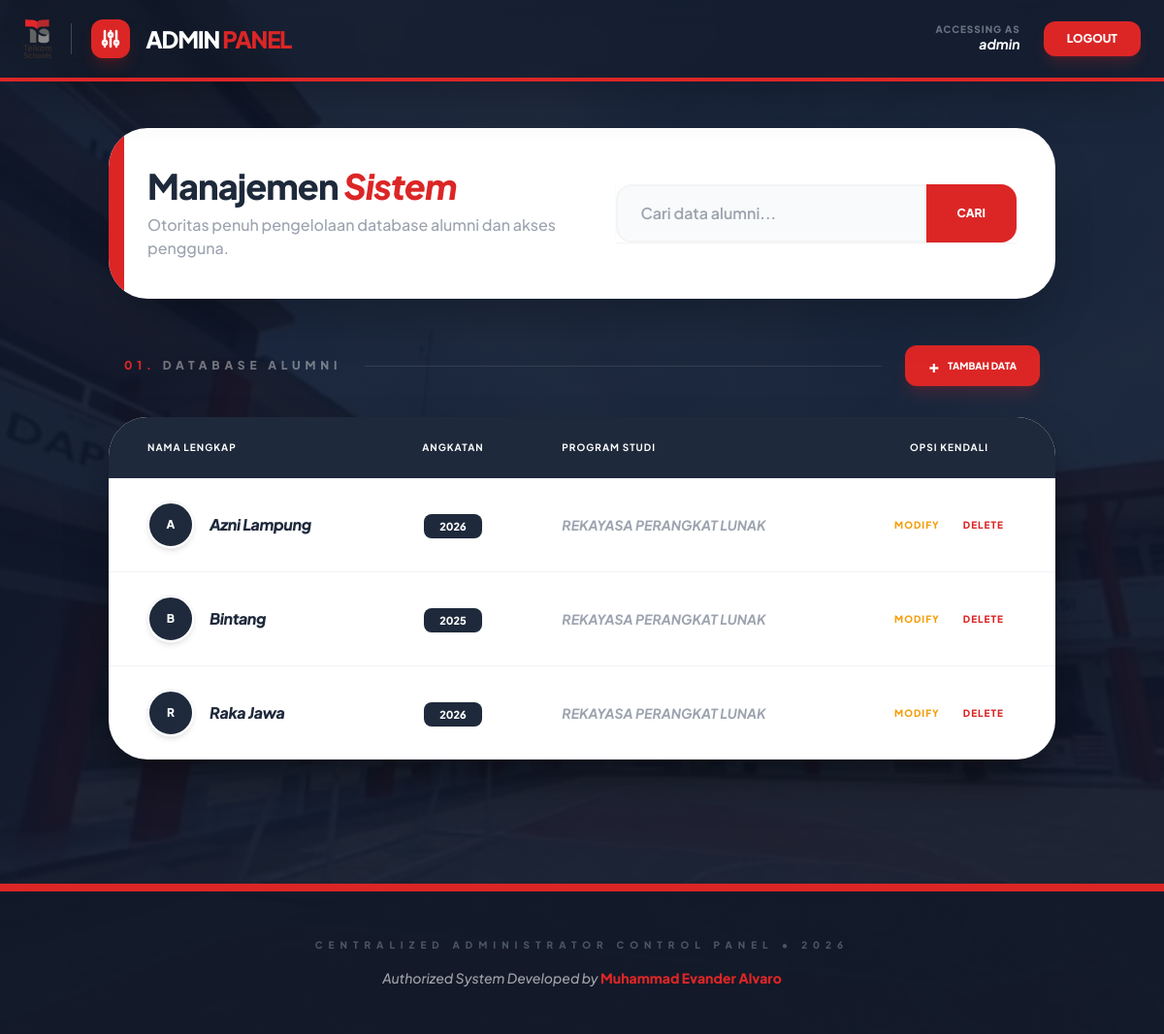
The page /dashboard_admin.php (signed in) on the database its author committed.
### tables this page shows
CREATE TABLE `alumni` (
  `id_alumni` int NOT NULL,
  `nama` varchar(50) NOT NULL,
  `angkatan` int NOT NULL,
  `jurusan` varchar(50) NOT NULL
);

### dashboard_admin.php (the view, shortened to what this page needs)
<?php
include 'koneksi.php';
$role_user      = $_SESSION['role'];
$username_login = $_SESSION['nama'] ?? $_SESSION['username'] ?? 'Admin';
$id_login       = $_SESSION['id_alumni'] ?? 0;
$keyword = "";
if (isset($_GET['search']) && !empty($_GET['search'])) {
    $keyword = mysqli_real_escape_string($koneksi, $_GET['search']);
    $query_alumni = "SELECT * FROM alumni WHERE
                     nama LIKE '%$keyword%' OR
                     angkatan LIKE '%$keyword%' OR
                     jurusan LIKE '%$keyword%'
                     ORDER BY nama ASC";
} else {
    $query_alumni = "SELECT * FROM alumni ORDER BY nama ASC";
}
$data_alumni = mysqli_query($koneksi, $query_alumni);
?>
<!DOCTYPE html>
<html lang="id">
<head>
    <script src="https://cdn.tailwindcss.com"></script>
</head>
<body class="bg-pro-dark flex flex-col min-h-screen antialiased">
    <nav class="bg-gray-900/50 backdrop-blur-md border-b-4 border-red-600 sticky top-0 z-50 shadow-2xl">
        <div class="max-w-7xl mx-auto px-6">
            <div class="flex justify-between h-20">
                <div class="flex items-center gap-4">
                    <img src="logo.png" alt="Logo Telkom" class="h-10 w-auto object-contain">
                    <div class="bg-red-600 p-2 rounded-xl shadow-lg shadow-red-900/40">
                        <svg class="w-6 h-6 text-white" fill="none" stroke="currentColor" viewBox="0 0 24 24">
                            <path stroke-linecap="round" stroke-linejoin="round" stroke-width="2.5" d="M12 6V4m0 2a2 2 0 100 4m0-4a2 2 0 110 4m-6 8a2 2 0 100-4m0 4a2 2 0 110-4m0 4v2m0-6V4m6 6v10m6-2a2 2 0 100-4m0 4a2 2 0 110-4m0 4v2m0-6V4"></path>
                        </svg>
                    </div>
                    <span class="text-white text-2xl font-black tracking-tighter uppercase">
                        <?= htmlspecialchars($role_user); ?> <span class="text-red-600">PANEL</span>
                    </span>
                </div>
                <div class="flex items-center space-x-6">
                    <div class="text-right hidden sm:block">
                        <p class="text-gray-500 text-[10px] uppercase font-black tracking-widest leading-none">Accessing as</p>
                        <p class="text-white font-bold italic text-sm"><?= htmlspecialchars($username_login); ?></p>
                    </div>
                    <a href="logout.php" class="bg-red-600 text-white px-6 py-2.5 rounded-xl font-black hover:bg-red-700 transition-all text-xs uppercase shadow-lg shadow-red-600/20 active:scale-95">Logout</a>
                </div>
            </div>
        </div>
    </nav>
    <div class="flex-grow container mx-auto px-6 py-12">
        <div class="bg-white rounded-[2.5rem] shadow-2xl p-10 relative overflow-hidden mb-12 flex flex-col md:flex-row justify-between items-center gap-8">
            <div class="absolute left-0 top-0 bottom-0 w-4 bg-red-600"></div>
            <div>
                <h1 class="text-4xl font-extrabold text-[#1e293b] tracking-tight">Manajemen <span class="text-red-600 italic">Sistem</span></h1>
                <p class="text-gray-400 mt-2 font-medium">Otoritas penuh pengelolaan database alumni dan akses pengguna.</p>
            </div>
            <form action="" method="GET" class="flex w-full md:w-auto shadow-sm">
                <input type="text" name="search" value="<?= htmlspecialchars($keyword); ?>" placeholder="Cari data alumni..."
                       class="w-full md:w-80 px-6 py-4 bg-gray-50 border-2 border-gray-100 rounded-l-2xl focus:outline-none focus:border-red-600 transition-all font-semibold text-gray-700">
                <button type="submit" class="bg-red-600 text-white px-8 py-4 rounded-r-2xl hover:bg-red-700 font-black uppercase text-xs transition-all">Cari</button>
            </form>
        </div>
        <div>
            <div class="flex items-center mb-8 px-4">
                <h2 class="text-white/40 text-xs font-black uppercase tracking-[0.4em]">
                    <span class="text-red-600"><?= ($role_user == 'superadmin') ? '02.' : '01.'; ?></span> Database Alumni
                </h2>
                <div class="flex-grow h-[1px] bg-white/10 ml-6"></div>
                <a href="tambah.php" class="ml-6 bg-red-600 text-white px-6 py-3 rounded-xl hover:bg-red-700 transition-all text-[10px] font-black uppercase shadow-lg shadow-red-600/20 flex items-center gap-2">
                    <span class="text-lg leading-none">+</span> Tambah Data
                </a>
            </div>
            <div class="bg-white rounded-[2.5rem] overflow-hidden shadow-[0_25px_50px_-12px_rgba(0,0,0,0.5)]">
                <div class="overflow-x-auto">
                    <table class="min-w-full">
                        <thead class="bg-[#1e293b] text-white text-[10px] uppercase font-black tracking-widest">
                            <tr>
                                <th class="py-6 px-10 text-left">Nama Lengkap</th>
                                <th class="py-6 px-8 text-center">Angkatan</th>
                                <th class="py-6 px-10 text-left">Program Studi</th>
                                <th class="py-6 px-10 text-center">Opsi Kendali</th>
                            </tr>
                        </thead>
                        <tbody class="divide-y divide-gray-100">
                            <?php if (mysqli_num_rows($data_alumni) > 0) : ?>
                                <?php while ($row = mysqli_fetch_assoc($data_alumni)) :
                                    $is_me = ($id_login && $row['id_alumni'] == $id_login);
                                    $initial = strtoupper(substr($row['nama'], 0, 1));
                                    $path_foto = 'uploads/' . ($row['foto'] ?? '');
                                ?>
                                <tr class="hover:bg-gray-50 transition-all">
                                    <td class="py-6 px-10">
                                        <div class="flex items-center gap-4">
                                            <?php if (!empty($row['foto']) && file_exists($path_foto)): ?>
                                                <div class="h-12 w-12 rounded-full p-0.5 border-2 <?= $is_me ? 'border-red-600' : 'border-gray-200'; ?> shadow-sm">
                                                    <img src="<?= $path_foto ?>" class="h-full w-full rounded-full object-cover" alt="User">
                                                </div>
                                            <?php else: ?>
                                                <div class="h-12 w-12 rounded-full <?= $is_me ? 'bg-red-600' : 'bg-[#1e293b]'; ?> text-white flex items-center justify-center font-black text-xs shadow-md border-2 border-white ring-1 ring-gray-100">
                                                    <?= $initial; ?>
                                                </div>
                                            <?php endif; ?>
                                            <div class="font-extrabold italic text-base tracking-tight <?= $is_me ? 'text-red-600' : 'text-[#1e293b]'; ?>">
                                                <?= htmlspecialchars($row['nama']); ?>
                                            </div>
                                        </div>
                                    </td>
                                    <td class="py-6 px-8 text-center">
                                        <span class="bg-[#1e293b] text-white px-4 py-1.5 rounded-lg text-[11px] font-black shadow-sm">
                                            <?= htmlspecialchars($row['angkatan']); ?>
                                        </span>
                                    </td>
                                    <td class="py-6 px-10 text-gray-400 font-bold italic text-sm uppercase"><?= htmlspecialchars($row['jurusan']); ?></td>
                                    <td class="py-6 px-10 text-center">
                                        <div class="flex justify-center items-center gap-6">
                                            <a href="edit.php?id=<?= $row['id_alumni']; ?>" class="text-amber-500 hover:text-amber-700 font-black text-[10px] uppercase tracking-widest transition-colors">Modify</a>
                                            <a href="delete.php?id=<?= $row['id_alumni']; ?>" onclick="return confirm('Hapus permanen data ini?')" class="text-red-600 hover:text-red-800 font-black text-[10px] uppercase tracking-widest transition-colors">Delete</a>
                                        </div>
                                    </td>
                                </tr>
                                <?php endwhile; ?>
                            <?php endif; ?>
                        </tbody>
                    </table>
                </div>
            </div>
        </div>
    </div>
    <footer class="bg-gray-900/80 py-12 border-t-8 border-red-600 mt-20">
        <div class="max-w-7xl mx-auto px-6 text-center">
            <p class="text-gray-600 text-[10px] font-black uppercase tracking-[0.6em] mb-4">Centralized Administrator Control Panel &bull; 2026</p>
            <p class="text-white/60 font-medium text-sm italic">
                Authorized System Developed by <span class="text-red-600 font-black not-italic">Muhammad Evander Alvaro</span>
            </p>
        </div>
    </footer>
</body>
</html>

### dashboard_admin.php (style rules this page uses)
body { font-family: 'Plus Jakarta Sans', sans-serif; }
.bg-pro-dark { background: linear-gradient(rgba(15, 23, 42, 0.9), rgba(15, 23, 42, 0.9)), url('background.jpg'); background-size: cover; background-position: center; background-attachment: fixed; min-height: 100vh; }

### rows shown on the page
alumni: nama "A", nama "Azni Lampung", angkatan "2026", jurusan "REKAYASA PERANGKAT LUNAK"
alumni: nama "B", nama "Bintang", angkatan "2025", jurusan "REKAYASA PERANGKAT LUNAK"
alumni: nama "R", nama "Raka Jawa", angkatan "2026", jurusan "REKAYASA PERANGKAT LUNAK"

### other values the page prints
$role_user "ADMIN"
$username_login "admin"
